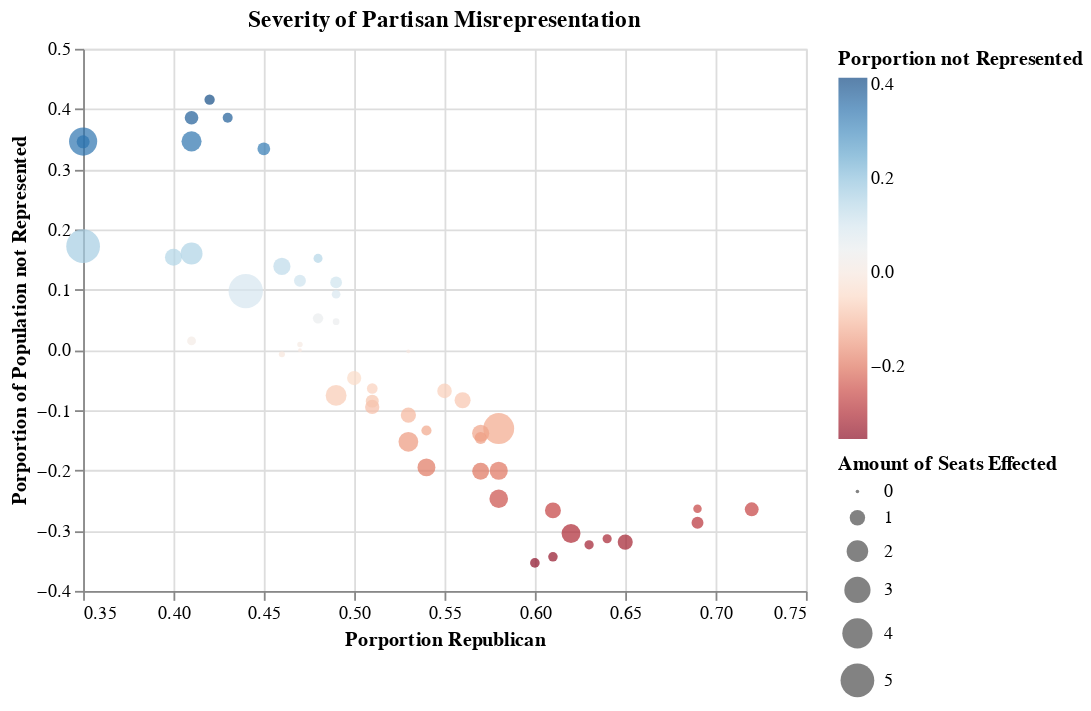

Write notebook code for a chart like this one.
### Code cell
Bubble

### Figure 1 — Vega-Lite specification as saved in the notebook (floating-point values rounded to 4 significant figures; data arrays with more than 128 entries replaced by an {"elided": "..."} marker saying what was removed)
{"config": {"view": {"continuousWidth": 400, "continuousHeight": 300}}, "data": {"name": "data-a5d7f90fe1809f88920a9864646dda48"}, "mark": {"type": "point", "filled": true}, "encoding": {"color": {"field": "porp_loss", "legend": {"title": "Porportion not Represented"}, "scale": {"scheme": "redblue"}, "type": "quantitative"}, "order": {"field": "dist_loss", "sort": "descending", "type": "quantitative"}, "size": {"field": "dist_loss", "legend": {"title": "Amount of Seats Effected"}, "type": "quantitative"}, "tooltip": [{"field": "ST", "title": "State", "type": "nominal"}, {"field": "porp_text", "title": "Porportion Lost", "type": "nominal"}, {"field": "dist_text", "title": "District Deficit", "type": "nominal"}], "x": {"field": "metric", "scale": {"zero": false}, "title": "Porportion Republican", "type": "quantitative"}, "y": {"field": "porp_loss", "scale": {"zero": false}, "title": "Porportion of Population not Represented", "type": "quantitative"}}, "selection": {"selector001": {"type": "single"}, "Election": {"type": "single", "fields": ["year"], "bind": {"input": "range", "max": 2022, "min": 2004, "step": 2}, "init": {"year": 2004}}}, "title": "Severity of Partisan Misrepresentation", "transform": [{"filter": {"selection": "Election"}}], "$schema": "https://vega.github.io/schema/vega-lite/v4.17.0.json", "datasets": {"data-a5d7f90fe1809f88920a9864646dda48": {"elided": "500 records"}}}
